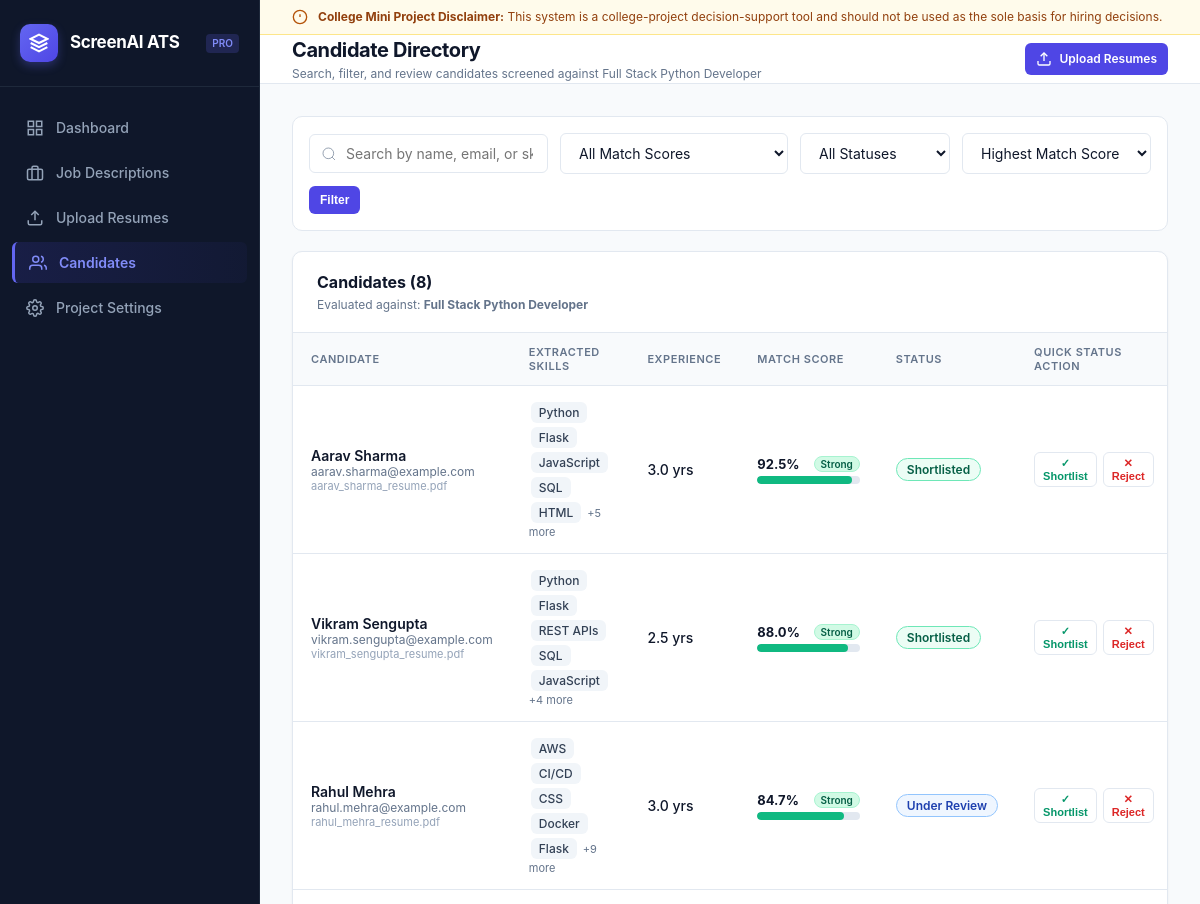
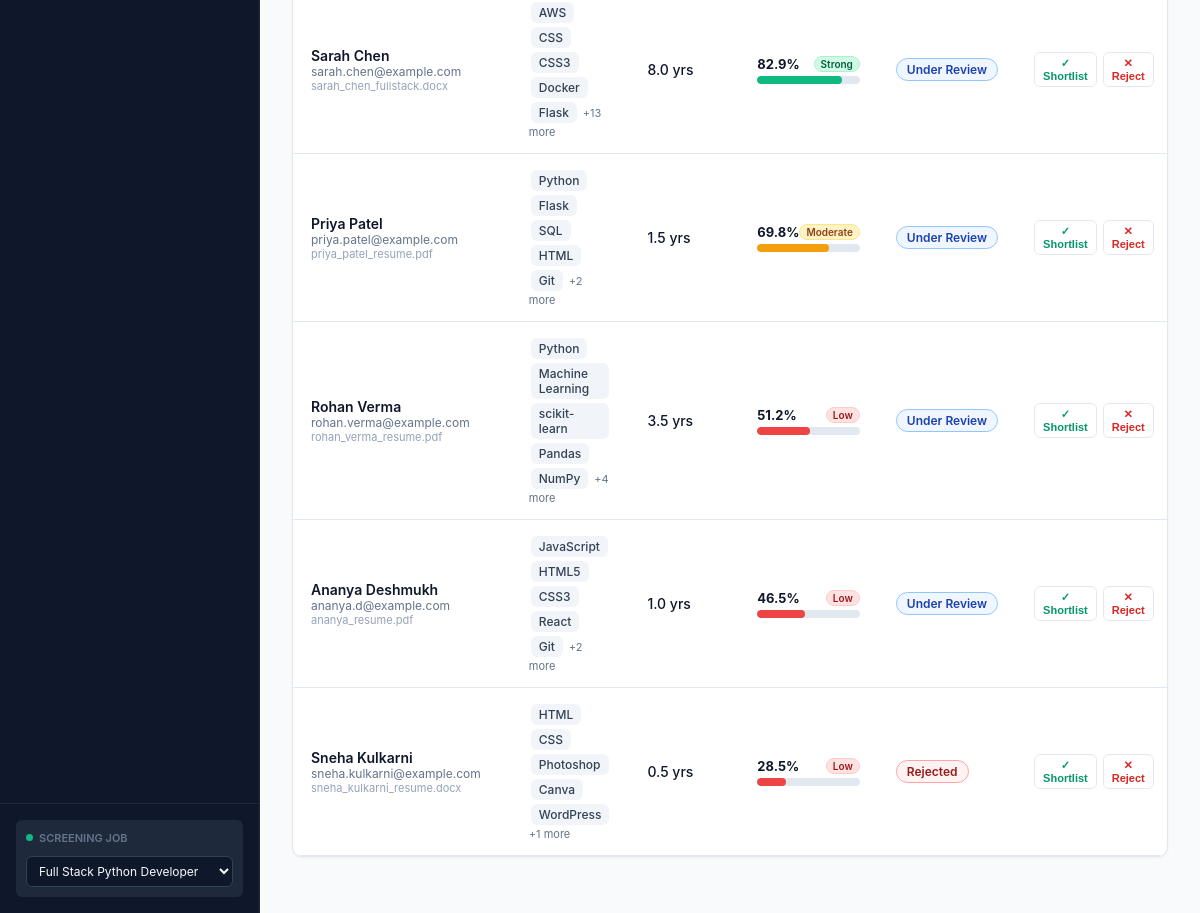
The page /candidates on the database its author committed (2 pictures, top to bottom).
### tables this page shows
CREATE TABLE jobs (
        id INTEGER PRIMARY KEY AUTOINCREMENT,
        title TEXT NOT NULL,
        company TEXT NOT NULL,
        description TEXT NOT NULL,
        required_skills TEXT NOT NULL,
        preferred_skills TEXT DEFAULT '',
        min_experience REAL DEFAULT 0,
        is_active INTEGER DEFAULT 0,
        created_at TIMESTAMP DEFAULT CURRENT_TIMESTAMP
    );

CREATE TABLE screening_results (
        id INTEGER PRIMARY KEY AUTOINCREMENT,
        candidate_id INTEGER NOT NULL,
        job_id INTEGER NOT NULL,
        total_score REAL NOT NULL,
        required_skills_score REAL NOT NULL,
        preferred_skills_score REAL NOT NULL,
        tfidf_score REAL NOT NULL,
        experience_score REAL NOT NULL,
        matched_skills TEXT,
        missing_skills TEXT,
        matched_preferred TEXT,
        missing_preferred TEXT,
        recommendation TEXT NOT NULL,
        screened_at TIMESTAMP DEFAULT CURRENT_TIMESTAMP,
        FOREIGN KEY (candidate_id) REFERENCES candidates (id) ON DELETE CASCADE,
        FOREIGN KEY (job_id) REFERENCES jobs (id) ON DELETE CASCADE,
        UNIQUE(candidate_id, job_id)
    );

CREATE TABLE candidates (
        id INTEGER PRIMARY KEY AUTOINCREMENT,
        name TEXT NOT NULL,
        email TEXT,
        phone TEXT,
        extracted_skills TEXT,
        education TEXT,
        experience_years REAL DEFAULT 0,
        experience_details TEXT,
        certifications TEXT,
        projects TEXT,
        raw_resume_text TEXT,
        resume_filename TEXT,
        resume_filepath TEXT,
        status TEXT DEFAULT 'Under Review',
        created_at TIMESTAMP DEFAULT CURRENT_TIMESTAMP
    );

### app.py (the view)
@app.route('/candidates')
def candidates_page():
    active_job = db.get_active_job()
    job_id = active_job['id'] if active_job else None
    status_filter = request.args.get('status', 'All')
    tier_filter = request.args.get('tier', 'All')
    search_query = request.args.get('search', '').strip()
    sort_by = request.args.get('sort', 'score_desc')
    raw_candidates = db.get_candidates_list(
        job_id=job_id,
        status=status_filter,
        tier=tier_filter,
        search=search_query,
        sort=sort_by
    )
    processed_candidates = []
    for c in raw_candidates:
        c_dict = dict(c)
        try:
            c_dict['skills_list'] = json.loads(c_dict['extracted_skills']) if c_dict.get('extracted_skills') else []
        except Exception:
            c_dict['skills_list'] = []
        try:
            c_dict['matched_skills_list'] = json.loads(c_dict['matched_skills']) if c_dict.get('matched_skills') else []
        except Exception:
            c_dict['matched_skills_list'] = []
        try:
            c_dict['missing_skills_list'] = json.loads(c_dict['missing_skills']) if c_dict.get('missing_skills') else []
        except Exception:
            c_dict['missing_skills_list'] = []
        processed_candidates.append(c_dict)
    return render_template(
        'candidates.html',
        candidates=processed_candidates,
        active_job=active_job,
        current_status=status_filter,
        current_tier=tier_filter,
        current_search=search_query,
        current_sort=sort_by
    )

### app.py (called while the page is built)
@app.context_processor
def inject_global_data():
    active_job = db.get_active_job()
    all_jobs = db.get_all_jobs()
    return {
        "active_job": active_job,
        "all_jobs": all_jobs,
        "disclaimer": "This system is a college-project decision-support tool and should not be used as the sole basis for hiring decisions."
    }

### database.py (called while the page is built)
def get_db():
    conn = sqlite3.connect(DB_PATH)
    conn.row_factory = sqlite3.Row
    conn.execute("PRAGMA foreign_keys = ON")
    return conn

def get_active_job():
    conn = get_db()
    cursor = conn.cursor()
    cursor.execute("SELECT * FROM jobs WHERE is_active = 1 LIMIT 1")
    job = cursor.fetchone()
    if not job:
        cursor.execute("SELECT * FROM jobs ORDER BY id ASC LIMIT 1")
        job = cursor.fetchone()
    conn.close()
    return job

def get_all_jobs():
    conn = get_db()
    cursor = conn.cursor()
    cursor.execute("SELECT * FROM jobs ORDER BY created_at DESC")
    jobs = cursor.fetchall()
    conn.close()
    return jobs

### templates/candidates.html (shortened to what this page needs)
﻿{% extends "base.html" %}
{% block page_heading %}Candidate Directory{% endblock %}
{% block page_subheading %}Search, filter, and review candidates screened against {{ active_job.title if active_job else 'Active Job' }}{% endblock %}
{% block content %}
<form method="GET" action="{{ url_for('candidates_page') }}" class="filter-toolbar">
    <div class="search-box">
        <svg viewBox="0 0 24 24" fill="none" stroke="currentColor"><circle cx="11" cy="11" r="8"></circle><line x1="21" y1="21" x2="16.65" y2="16.65"></line></svg>
        <input type="text" name="search" class="form-control" placeholder="Search by name, email, or skill..." value="{{ current_search }}">
    </div>
    <div class="select-filter">
        <select name="tier" class="form-control" onchange="this.form.submit()">
            <option value="All" {% if current_tier == 'All' %}selected{% endif %}>All Match Scores</option>
        </select>
    </div>
    <div class="select-filter">
        <select name="status" class="form-control" onchange="this.form.submit()">
            <option value="All" {% if current_status == 'All' %}selected{% endif %}>All Statuses</option>
        </select>
    </div>
    <div class="select-filter">
        <select name="sort" class="form-control" onchange="this.form.submit()">
            <option value="score_desc" {% if current_sort == 'score_desc' %}selected{% endif %}>Highest Match Score</option>
        </select>
    </div>
    <button type="submit" class="btn btn-primary btn-sm">Filter</button>
</form>
<div class="card">
    <div class="card-header">
        <div>
            <h2>Candidates ({{ candidates|length }})</h2>
            <p style="font-size: 12px; color: var(--text-muted); margin-top: 2px;">
                Evaluated against: <strong>{{ active_job.title if active_job else 'All Jobs' }}</strong>
            </p>
        </div>
    </div>
    <div class="table-responsive">
        <table class="modern-table">
            <thead>
                <tr>
                    <th>Candidate</th>
                    <th>Extracted Skills</th>
                    <th>Experience</th>
                    <th style="width: 170px;">Match Score</th>
                    <th>Status</th>
                    <th>Quick Status Action</th>
                </tr>
            </thead>
            <tbody>
                {% for cand in candidates %}
                <tr>
                    <td>
                        <div style="font-weight: 600; color: var(--text-main); font-size: 14px;">{{ cand.name }}</div>
                        <div style="font-size: 12px; color: var(--text-muted);">{{ cand.email or 'No email provided' }}</div>
                        <div style="font-size: 11px; color: #94a3b8;">{{ cand.resume_filename }}</div>
                    </td>
                    <td>
                        <div style="max-width: 280px; overflow: hidden; text-overflow: ellipsis;">
                            {% for skill in cand.skills_list[:5] %}
                            <span class="skill-pill">{{ skill }}</span>
                            {% endfor %}
                            {% if cand.skills_list|length > 5 %}
                            <span style="font-size: 11px; color: var(--text-muted);">+{{ cand.skills_list|length - 5 }} more</span>
                            {% endif %}
                        </div>
                    </td>
                    <td style="font-weight: 500;">
                        {{ cand.experience_years }} yrs
                    </td>
                    <td>
                        {% if cand.total_score is not none %}
                        <div style="display: flex; align-items: center; justify-content: space-between; font-size: 13px; font-weight: 700; margin-bottom: 2px;">
                            <span>{{ cand.total_score }}%</span>
                            {% if cand.total_score >= 80 %}
                            <span class="badge badge-strong" style="font-size: 10px; padding: 1px 6px;">Strong</span>
                            {% elif cand.total_score >= 60 %}
                            <span class="badge badge-moderate" style="font-size: 10px; padding: 1px 6px;">Moderate</span>
                            {% else %}
                            <span class="badge badge-low" style="font-size: 10px; padding: 1px 6px;">Low</span>
                            {% endif %}
                        </div>
                        <div class="progress-bar-wrap">
                            <div class="progress-bar-fill {% if cand.total_score >= 80 %}bg-strong{% elif cand.total_score >= 60 %}bg-moderate{% else %}bg-low{% endif %}"
                                 style="width: {{ cand.total_score }}%;"></div>
                        </div>
                        {% else %}
                        <span style="font-size: 12px; color: var(--text-muted);">Not Screened</span>
                        {% endif %}
                    </td>
                    <td>
                        {% if cand.status == 'Shortlisted' %}
                        <span class="badge badge-status-shortlisted">Shortlisted</span>
                        {% elif cand.status == 'Rejected' %}
                        <span class="badge badge-status-rejected">Rejected</span>
                        {% else %}
                        <span class="badge badge-status-review">Under Review</span>
                        {% endif %}
                    </td>
                    <td>
                        <div style="display: flex; gap: 6px;">
                            <button type="button" class="btn btn-sm btn-secondary" style="color: #059669; padding: 4px 8px; font-size: 11px;"
                                    title="Shortlist Candidate" onclick="updateCandidateStatus({{ cand.id }}, 'Shortlisted')">
                                ✓ Shortlist
                            </button>
                            <button type="button" class="btn btn-sm btn-secondary" style="color: #dc2626; padding: 4px 8px; font-size: 11px;"
                                    title="Reject Candidate" onclick="updateCandidateStatus({{ cand.id }}, 'Rejected')">
                                ✕ Reject
                            </button>
                        </div>
                    </td>
                </tr>
                {% else %}
                <tr>
                    <td colspan="7" style="text-align: center; padding: 40px; color: var(--text-muted);">
                        No candidates found matching your criteria. Try adjusting your filters or upload new resumes.
                    </td>
                </tr>
                {% endfor %}
            </tbody>
        </table>
    </div>
</div>
{% endblock %}

### static/css/style.css (style rules this page uses)
* { box-sizing: border-box; margin: 0; padding: 0; }
body { font-family: var(--font-family); background-color: var(--bg-main); color: var(--text-main); line-height: 1.5; display: flex; min-height: 100vh; }
.card { background: var(--card-bg); border: 1px solid var(--border-color); border-radius: var(--radius-md); box-shadow: var(--shadow-sm); margin-bottom: 24px; overflow: hidden; }
.card-header { padding: 18px 24px; border-bottom: 1px solid var(--border-color); display: flex; align-items: center; justify-content: space-between; }
.card-header h2, .card-header h3 { font-size: 16px; font-weight: 700; color: var(--text-main); }
.table-responsive { width: 100%; overflow-x: auto; }
.modern-table { width: 100%; border-collapse: collapse; text-align: left; font-size: 14px; }
.modern-table th { background-color: #f8fafc; color: var(--text-muted); font-weight: 600; text-transform: uppercase; font-size: 11px; letter-spacing: 0.05em; padding: 12px 18px; border-bottom: 1px solid var(--border-color); }
.modern-table td { padding: 14px 18px; border-bottom: 1px solid var(--border-color); vertical-align: middle; }
.modern-table tbody tr { transition: background-color 0.15s ease; }
.badge { display: inline-flex; align-items: center; gap: 4px; padding: 3px 10px; border-radius: 9999px; font-size: 12px; font-weight: 600; white-space: nowrap; }
.badge-strong { background-color: var(--success-bg); color: var(--success-text); border: 1px solid #a7f3d0; }
.badge-moderate { background-color: var(--warning-bg); color: var(--warning-text); border: 1px solid #fde68a; }
.badge-low { background-color: var(--danger-bg); color: var(--danger-text); border: 1px solid #fecaca; }
.badge-status-shortlisted { background-color: #ecfdf5; color: #065f46; border: 1px solid #6ee7b7; }
.badge-status-review { background-color: #eff6ff; color: #1e40af; border: 1px solid #93c5fd; }
.badge-status-rejected { background-color: #fef2f2; color: #991b1b; border: 1px solid #fca5a5; }
.skill-pill { display: inline-block; padding: 3px 8px; background: #f1f5f9; color: #334155; border-radius: var(--radius-sm); font-size: 12px; font-weight: 500; margin: 2px; }
.progress-bar-wrap { width: 100%; background-color: #e2e8f0; border-radius: 9999px; height: 8px; overflow: hidden; margin-top: 4px; }
.progress-bar-fill { height: 100%; border-radius: 9999px; transition: width 0.4s cubic-bezier(0.4, 0, 0.2, 1); }
.bg-strong { background-color: var(--success); }
.bg-moderate { background-color: var(--warning); }
.bg-low { background-color: var(--danger); }
.btn { display: inline-flex; align-items: center; justify-content: center; gap: 8px; padding: 9px 16px; font-size: 13px; font-weight: 600; border-radius: var(--radius-sm); border: 1px solid transparent; cursor: pointer; text-decoration: none; transition: all 0.15s ease; }
.btn-primary { background-color: var(--primary); color: #ffffff; }
.btn-secondary { background-color: #ffffff; border-color: var(--border-color); color: #334155; }
.btn-sm { padding: 6px 10px; font-size: 12px; }
.form-control { width: 100%; padding: 10px 14px; font-size: 14px; font-family: inherit; border: 1px solid var(--border-color); border-radius: var(--radius-sm); background-color: #ffffff; color: var(--text-main); outline: none; transition: border-color 0.15s ease, box-shadow 0.15s ease; }
.filter-toolbar { display: flex; flex-wrap: wrap; gap: 12px; margin-bottom: 20px; background: var(--card-bg); padding: 16px; border: 1px solid var(--border-color); border-radius: var(--radius-md); align-items: center; }
.search-box { flex: 1; min-width: 220px; position: relative; }
.search-box svg { position: absolute; left: 12px; top: 50%; transform: translateY(-50%); width: 16px; height: 16px; stroke: var(--text-muted); }
.search-box input { padding-left: 36px; }
.select-filter { min-width: 150px; }

### rows shown on the page
jobs: title "Full Stack Python Developer"
screening_results: name "Aarav Sharma", email "aarav.sharma@example.com", resume_filename "aarav_sharma_resume.pdf", 5 "Python" "Flask" "JavaScript" "SQL" "HTML", skills_list|length "5", experience_years "3.0", total_score "92.5", shows "Strong", shows "Shortlisted"
screening_results: name "Vikram Sengupta", email "vikram.sengupta@example.com", resume_filename "vikram_sengupta_resume.pdf", 5 "Python" "Flask" "REST APIs" "SQL" "JavaScript", skills_list|length "4", experience_years "2.5", total_score "88.0", shows "Strong", shows "Shortlisted"
screening_results: name "Rahul Mehra", email "rahul.mehra@example.com", resume_filename "rahul_mehra_resume.pdf", 5 "AWS" "CI/CD" "CSS" "Docker" "Flask", skills_list|length "9", experience_years "3.0", total_score "84.7", shows "Strong", shows "Under Review"
screening_results: name "Sarah Chen", email "sarah.chen@example.com", resume_filename "sarah_chen_fullstack.docx", 5 "AWS" "CSS" "CSS3" "Docker" "Flask", skills_list|length "13", experience_years "8.0", total_score "82.9", shows "Strong", shows "Under Review"
screening_results: name "Priya Patel", email "priya.patel@example.com", resume_filename "priya_patel_resume.pdf", 5 "Python" "Flask" "SQL" "HTML" "Git", skills_list|length "2", experience_years "1.5", total_score "69.8", shows "Moderate", shows "Under Review"
screening_results: name "Rohan Verma", email "rohan.verma@example.com", resume_filename "rohan_verma_resume.pdf", 5 "Python" "Machine Learning" "scikit-learn" "Pandas" "NumPy", skills_list|length "4", experience_years "3.5", total_score "51.2", shows "Low", shows "Under Review"
screening_results: name "Ananya Deshmukh", email "ananya.d@example.com", resume_filename "ananya_resume.pdf", 5 "JavaScript" "HTML5" "CSS3" "React" "Git", skills_list|length "2", experience_years "1.0", total_score "46.5", shows "Low", shows "Under Review"
screening_results: name "Sneha Kulkarni", email "sneha.kulkarni@example.com", resume_filename "sneha_kulkarni_resume.docx", 5 "HTML" "CSS" "Photoshop" "Canva" "WordPress", skills_list|length "1", experience_years "0.5", total_score "28.5", shows "Low", shows "Rejected"

### other values the page prints
{{ disclaimer }} "This system is a college-project decision-support tool and should not be used as the sole basis for hiring decisions."
{{ candidates|length }} "8"
form field value "Full Stack Python Developer"
